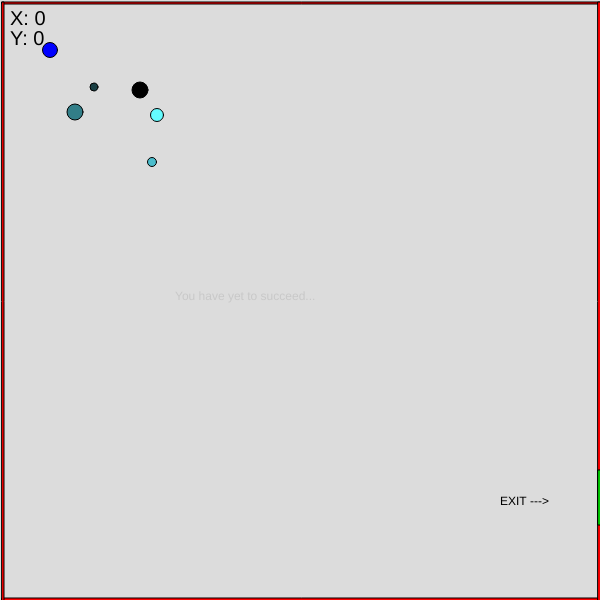
Frame 1 (no input)
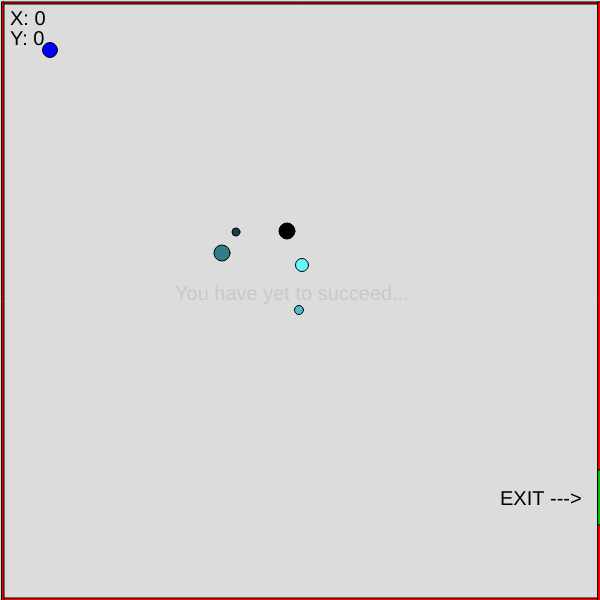
Frame 60 (no input)
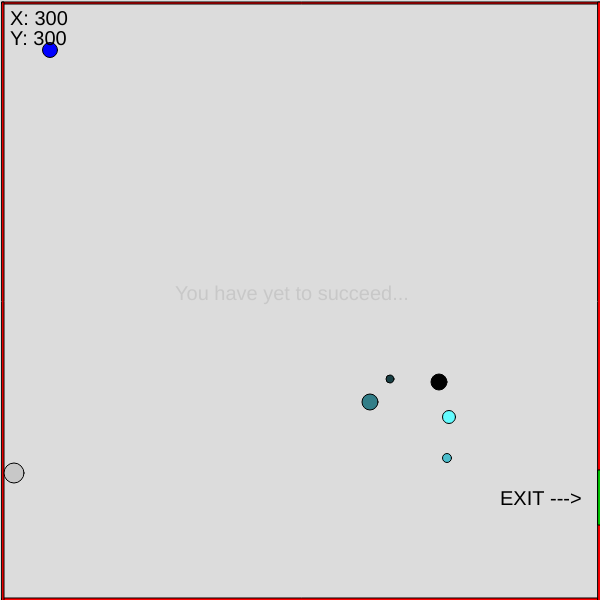
Frame 120 (the mouse pressed at the canvas centre since frame 60)

The p5.js sketch that drew these frames (run headless with seeded random() and noise() and a simulated clock; from frame 60 on, the mouse is pressed at the canvas centre):

// p5.js sketch
// ── sketch.js
//Play Area
var playBorderWidth = 600
var playBorderHeight = 600
var topWallY;
var bottomWallY;
var leftWallX;
var rightWallX;
var wallThickness = 2
var wallLength;
var wallHeight;

//Player Start
var playerX = 50
var playerY = 50
var playerSpeed = 2

//Key Codes
var w = 87; 
var s = 83;
var a = 65;
var d = 68;

//Generated Object (Mouse-Click Object)
var genObsX;
var genObsY;

//Enemies
var enemyX = [];
var enemyY = [];
var enemyXStart = [];
var enemyYStart = [];
var enemyDiameter = [];
var enemyXSpeed = [];
var enemyYSpeed = [];
var enemyR = [];
var enemyG = [];
var enemyB = [];
var enemySize;
var enemyRed;
var enemyGreen;
var enemyBlue;

//Exit
var exitBorder = playBorderWidth
var exitTop = 470
var exitSize = 525
var exitTextX;
var exitTextY;

function setup() {
  createCanvas(playBorderWidth, playBorderHeight);

//Enemy Array
  for(var i = 0; i < 5; i++) {
  enemyXStart[i] = floor(random() * 99) + 70;
  enemyYStart[i] = floor(random() * 99) + 70;
  enemySize = floor(random() * 15) + 5;
  enemyRed = floor(random() * 60) + 15;
  enemyGreen = floor(random() * 60) + 15;
  enemyBlue = floor(random() * 60) + 15;
  enemyX[i] = enemyXStart[i];
  enemyY[i] = enemyYStart[i];
  enemyDiameter[i] = enemySize
  }

//Random Object Location
  genObsX = -10
  genObsY = -10

}

function draw() {
  background(220);

  genBorders()

  genExit()

  makePlayer()

  playercontrols()

  makeBadGuys()

  genObject()

  winCon()

  findMouseLocation()
}

function makePlayer() {
//Player Character
  fill(0, 0, 255);
  circle(playerX, playerY, 15);
}

function playercontrols() {

  if(keyIsDown(w)) {
   playerY -= playerSpeed;
  }

  else if(keyIsDown(s)) {
   playerY += playerSpeed;
  }

  if(keyIsDown(a)) {
   playerX -= playerSpeed;
  }

  else if(keyIsDown(d)) {
   playerX += playerSpeed;
  }
}

function makeBadGuys() {
//Bad gyus
  for(var i = 0; i < enemyX.length; i++) {
  enemyR[i] = i * enemyRed
  enemyG[i] = i * enemyGreen
  enemyB[i] = i * enemyBlue
  fill(enemyR[i], enemyG[i], enemyB[i]);
  circle(enemyX[i], enemyY[i], enemyDiameter[i]);
  }
  
  badGuyMovement()
}

function badGuyMovement() {
  for(var i = 0; i < enemyX.length; i++) {
  enemyXSpeed = floor(random() * 2) + 2;
  enemyYSpeed = floor(random() * 2) + 2;
  enemyXStart[i] = floor(random() * 99) + 70;
  enemyYStart[i] = floor(random() * 99) + 70;
  enemyX[i] += enemyXSpeed
  enemyY[i] += enemyYSpeed
   if(enemyX[i] >= playBorderWidth || enemyY[i] >= playBorderHeight) {
   enemyX[i] = enemyXStart[i]
   enemyY[i] = enemyYStart[i]
   }
  }
}

function mousePressed() {
  genObsX = floor(random() * 500) + 9;
  genObsY = floor(random() * 500) + 9;
}

function genObject() {
//Generate Mouse-Click Object
  fill(200, 200, 200)
  circle(genObsX, genObsY, 20)
}

function genExit() {
//Exit Line
  line(exitBorder, exitTop, exitBorder, exitSize);
  fill(0, 200, 0)
  rect(exitBorder - wallThickness, exitTop, exitBorder, 55);
  exitTextX = exitBorder - 100;
  exitTextY = exitTop + 35;
  fill(0, 0, 0)
  text("EXIT --->", exitTextX, exitTextY);
}

function winCon() {
//Win Condition
 if(playerX > exitBorder && playerY >= exitTop && playerY <= exitSize) {
  fill(225, 0, 0);
  text("You Won..?", 250, 300);
 }
 else {
  fill(200, 200, 200);
  text("You have yet to succeed...", 175, 300);
 }
}

function findMouseLocation() {
//Mouse Location Finder
  textSize(20);
  fill(0, 0, 0);
   text("X: " + mouseX, 10, 25);
   text("Y: " + mouseY, 10, 45);
}

function genBorders() {
  topWallY = 0 + wallThickness
  bottomWallY = playBorderHeight - wallThickness
  leftWallX = 0 + wallThickness
  rightWallX = playBorderWidth - wallThickness
  wallLength = playBorderWidth - wallThickness
  wallHeight = playBorderHeight - wallThickness
  
  fill(255, 0, 0);
  //Top-Left Corner, Top Border
  rect(leftWallX, topWallY, playBorderWidth, topWallY)
  //Bottom-Left Corner, Bottom Border
  rect(leftWallX, bottomWallY, playBorderWidth, bottomWallY)
  //Top-Left Corner, Left Border
  rect(leftWallX, topWallY, leftWallX, playBorderHeight)
  //Top-Right Corner, Right Border
  rect(rightWallX, topWallY, rightWallX, playBorderHeight)
}



// ── Homework 13.html
<html>
	<head>
		<title>HW Thirdteen</title>
   		<script src="https://cdnjs.cloudflare.com/ajax/libs/p5.js/1.1.9/p5.min.js"></script>
		<script src="sketch.js"></script>
	</head>
  	<body>
	</body>
</html>
